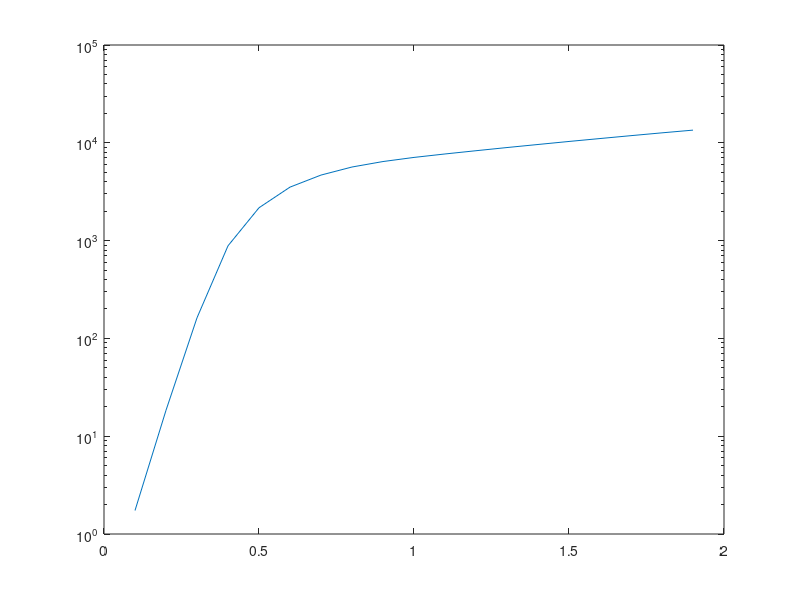

Write MATLAB code to recreate this figure. (Note: this script raises an error after producing the figure.)
function main()
lab8()
lab9()
lab10()
lab11()
lab12()
end
function lab8()
v38 = [520e-6,2.34e-3,10.36e-3,20.26e-3,39.97e-3,49.6e-3];
i45 = [1e-6,10e-6,50e-6,100e-6,.2e-3,.25e-3];
v56 = [88.7e-3,.316,.626,.82,1.05,1.15,1.29];
i37 = [1e-6,10e-6,50e-6,100e-6,200e-6,.25e-3,.35e-3];
L = 3300e-6;
v12 = [.15e-3,.245e-3,.643e-3,1.13e-3,2.12e-3,3.1e-3,3.6e-3];
i12 = [1e-6,10e-6,50e-6,100e-6,.2e-3,.3e-3,.35e-3];
v312 = [212e-3,1.23,2.05,2.46,2.92,3.2,3.4,3.48];
i312 = [1e-6,10e-6,50e-6,100e-6,.2e-3,.3e-3,.4e-3,.45e-3];
v110 = [.948,1.9,2.8,3.35,3.8,5.02,4.48,4.67];
i110 = [1e-6,10e-6,50e-6,100e-6,.2e-3,.3e-3,.4e-3,.45e-3];
rsfit = polyfit(i45,v38,1)
rs = (pi / log(2)) * rsfit(1)
rwfit = polyfit(i37,v56,1)
w = rs * L / rwfit(1)
%r12 = v12 ./ i12
%r312 = v312 ./ i312
%r110 = v110 ./ i110
r12 = polyfit(i12,v12,1)
r312 = polyfit(i312,v312,1)
r110 = polyfit(i110,v110,1)
rAl = r12(1) / 2
rB = r312(1) / 4
rC = (r110(1) - r12(1) - 2 * rB) / 2
%figure
%scatter(i12,v12)
%figure
%scatter(i312,v312)
%figure
%scatter(i110,v110)
%figure
%scatter(i45,v38)
end
function lab9()
sSmall = .3e-3;
sBig = .8e-3;
ivV = linspace(.1,1.9,19);
%subtract off leakage current
smallLeak = -16.5e-9;
bigLeak = -90.5e-9;
currentSmallDiode = [.14e-6,1.64e-6,14.6e-6,79.6e-6,.195e-3,.317e-3,.421e-3,.509e-3,.579e-3,.638e-3,.692e-3,.747e-3,.805e-3,.865e-3,.929e-3,.995e-3,1.065e-3,1.138e-3,1.213e-3];
currentDensitySmall = (currentSmallDiode - smallLeak) ./ (sSmall * sSmall);
jsSmall = polyfit(ivV(1:4),log(currentDensitySmall(1:4)),1)
currentBigDiode = [4.5e-9,1.73e-6,32.12e-6,.1484e-3,.289e-3,.411e-3,.507e-3,.581e-3,.642e-3,.698e-3,.755e-3,.817e-3,.881e-3,.948e-3,1.02e-3,1.095e-3,1.173e-3,1.255e-3,1.340e-3];
currentDensityBig = (currentBigDiode - bigLeak) ./ (sBig * sBig);
jsBig = polyfit(ivV(1:4),log(currentDensityBig(1:4)),1)
figure
jSmall = semilogy(ivV,currentDensitySmall);
jSmall.Marker = 'o';
hold on
%ySmall =  exp(jsSmall(1) .* ivV(1:4) + jsSmall(2));
idealSmall = semilogy(ivV(1:5),logPlot(ivV(1:5),jsSmall(1),jsSmall(2)));
hold off
figure
jBig = semilogy(ivV,currentDensityBig);
jBig.Marker = 'o';
hold on
%yBig =  exp(jsBig(1) .* ivV(1:4) + jsBig(2));
idealBig = semilogy(ivV(1:5),logPlot(ivV(1:5),jsBig(1),jsBig(2)));
hold off
cvV = linspace(-20,-2,10);
cSmallDiode1k = 10 ^ -12 .* [8.15058,8.27375,8.64152,9.09706,9.78703,12.1729,16.0637,17.7857,22.0533,33.7795];
cBigDiode1k = 10 ^ -12 .* [8.41612,16.6969,20.9739,20.9626,19.9782,20.9313,23.2835,27.8592,38.5609,72.7088];
cSmallDiode100k = 10 ^ -12 .* [7.7757,8.1448,8.62668,9.20643,9.93123,10.6531,11.6322,13.7460,19.1400,32.4739];
cBigDiode100k = 10 ^ -12 .* [14.5985,15.953,16.6940,17.7655,17.4618,20.4370,23.0042,27.4131,37.4822,69.1313];
sSD1k = plot1c2(cvV,cSmallDiode1k)
sSD100k = plot1c2(cvV,cSmallDiode100k)
sBD1k = plot1c2(cvV,cBigDiode1k)
sBD100k = plot1c2(cvV,cBigDiode100k)
ndS1k = ndify(sSmall,sSD1k(1))
ndS100k = ndify(sSmall,sSD100k(1))
ndB1k = ndify(sBig,sBD1k(1))
ndB100k = ndify(sBig,sBD100k(1))
vBiS1k = findVbi(ndS1k,sSD1k(2),sSmall)
vBiS100k = findVbi(ndS100k,sSD100k(2),sSmall)
vBiB1k = findVbi(ndB1k,sBD1k(2),sBig)
vBiB100k = findVbi(ndB100k,sBD100k(2),sBig)
nd = 1e15;
nSmall = findN(jsSmall(1))
nBig = findN(jsBig(1))
lpSmall = lp(exp(jsSmall(2)),nd)
lpBig = lp(exp(jsBig(2)),nd)
tsS = 1.48e-9;
tsB = 1.88e-9;
vFS = 3.8;
vRS = 4.7;
vFB = 3.14;
vRB = 3.18;
tpS = findtp(tsS,vFS,vRS)
tpB = findtp(tsB,vFB,vRB)
lpTS = lpTrans(tpS)
lpTB = lpTrans(tpB)
end
function y = findtp(ts,vF,vR)
y = ts * log(1 + (vF / vR));
end
function y = lpTrans(tp)
dp = 10;
y = sqrt(dp * tp);
end
function y = ndify(s,cs)
q = 1.6021766208e-19;
eSi = 11.68 * 8.854187817e-12;
y = -1 / ( .5 * q * cs * eSi * ((s ^ 2) ^ 2));
end
function y = findVbi(nd,ci,s)
q = 1.6021766208e-19;
eSi = 11.68 * 8.854187817e-12;
y = ci * .5 * q * nd * eSi * ((s ^ 2) ^ 2);
end
function y = findN(jsExp)
y = 1 / (jsExp * .026);
end
function y = plot1c2(v,c)
figure
c2 = 1 ./ (c .^ 2);
p = plot(v,c2);
p.Marker = 'o';
y = polyfit(v,c2,1);
end
function y = logPlot(x,m,b)
y =  exp(m * x + b);
end
function y = lp(js,nd)
dp = 10;
ni2 = 1.5e10 ^ 2;
q = 1.6021766208e-19;
%nd = 5;
y = q * dp * ni2 / (js * nd);
end
function lab10()
sSmall = .5e-3;
sBig = 1e-3;
v = linspace(-5,4,10);
tox = [];
cox = [];
cinv = [];
coxp = [];
cinvp = [];
% gS1k;gS100k;fS1k;fS100k;gB1k;gB100k;fB1k;fB100k;
c = 10 ^ -12 .* [117.0518,116.4584,111.7531,105.6328,97.9698,107.7867,113.1229,115.9079,117.1398,118.4676;21.2072,21.6059,22.4896,24.8516,51.7554,92.2331,103.8094,114.3687,116.3698,117.4887;37.4086,35.72,32.1565,34.1872,34.6668,38.8543,39.0118,38.0741,37.3332,35.4458;12.1916,12.3088,14.1208,25.5074,36.2222,35.5443,38.5405,36.4878,36.6084,36.9453;379.588,378.823,374.628,333.156,294.552,321.225,370.822,376.739,380.838,381.159;47.3857,46.613,47.0898,60.7291,171.665,296.839,366.402,372.109,374.471,377.681;140.615,137.728,122.44,118.641,129.393,135.881,138.824,141.059,140.4,141.55;42.4329,40.3633,56.339,97.49,127.92,138.32,139.018,138.584,140.225,141.529];
for i = 1:4
    tox = [tox;toxify(sSmall,c(i,10))];
    coxp = [coxp;c(i,10) / (sSmall ^ 2)];
    cox = [cox;c(i,10)];
    if(mod(i,2) == 0)
%        cinv = [cinv;c(i,1) / (sSmall ^ 2)];
%        cinv = [cinv;c(i,1) / (sSmall ^ 2)];
        cinv = [cinv;c(i,1)];
        cinv = [cinv;c(i,1)];
    end
end
for i = 5:8
    tox = [tox;toxify(sBig,c(i,10))];
    coxp = [coxp;c(i,10) / (sBig ^ 2)];
    cox = [cox;c(i,10)];
    if(mod(i,2) == 0)
%        cinv = [cinv;c(i,1) / (sBig ^ 2)];
%        cinv = [cinv;c(i,1) / (sBig ^ 2)];
        cinv = [cinv;c(i,1)];
        cinv = [cinv;c(i,1)];
    end
end
display(tox)
display(cox)
display(cinv)
nD = 10 ^ 16 .* 10 ^ 6 .* ones(8,1);
nDOld = ones(8,1);
phiOld = ones(8,1);
phi = phiOld;
cdep = 1 ./ ((1 ./ cinv) - (1 ./ cox))
index = 0;
while ~isequal(nDOld,nD) || ~isequal(phiOld,phi)
    nDOld = nD;
    phiOld = phi;
    phi = abs(calcPhi(nDOld));
    nD = abs(calcND(phi,cdep));
    index = index + 1;
    if index > 10000
        break
    end
end
%display(nD - nDOld)
display(nD)
%display(phi - phiOld)
display(phi)
for index = 0:3
    plotCV(v,c,1 + 2 * index)
end
cdepFB = calcCDep(nD)
cFBp = coxp .* cdepFB ./ (coxp + cdepFB)
cFB = [];
for index = 1:4
    cFB = [cFB;undop(sSmall,cFBp(index,:))];
end
for index = 5:8
    cFB = [cFB;undop(sBig,cFBp(index,:))];
end
display(cFB)
end
function y = undop(s,cp)
y = (s ^ 2) .* cp;
end
function y = calcCDep(nD)
q = 1.6021766208e-19;
eox = 3.9;
e0 = 8.854187817e-12;
eSi = eox * e0;
k = 1.38064852e-23;
T = 300;
y = sqrt(nD .* (q ^ 2 * eSi / (k * T)));
end
function plotCV(v,c,index)
figure
plot(v,c(index,:),'o-');
hold on
plot(v,c(index + 1,:),'o-')
hold off
end
function y = calcND(phi,cDep)
q = 1.6021766208e-19;
eox = 3.9;
e0 = 8.854187817e-12;
eSi = eox * e0;
y = phi .* 4 .* cDep .^ 2 ./ (q .* eSi);
end
function y = calcPhi(nD)
kTq = .02586;
ni = 1.5e10 * 10 ^ 6;
y = (2 .* kTq) .* log(nD ./ ni);
end
function y = toxify(s,cAcc)
a = s ^ 2;
eOx = 3.9 * 8.854187817e-12;
y = eOx * a ./ cAcc;
end
function lab11()
iD2fit = [];
vDS = -16;
vGS = linspace(-1,-5,5);
l = 10 ^ -6 .* [25;50;100;200];
iD = 10 ^ -6 .* [-1.9082,-3.7656,-273,-862,-1912;-3.341,-59.568,-279.9,-729.02,-1131.6;-2.7278,-24.327,-155.63,-322.50,-543.8;-1.6367,-11.342,-60.998,-180.96,-286.79];
for i = 1:4
    iD2fit = [iD2fit;plotiD2(vGS,iD(i,:))];
end
vT = iD2fit(:,2) ./ iD2fit(:,1)
iD1 = 1 ./ iD;
lRealfit = [];
dL = [];
figure
hold on
for i = 1:length(iD1)
    p = plot(l(:,1),iD1(:,i));
    p.Marker = 'o';
    lRealfit = [lRealfit;polyfit(l(:,1),iD1(:,i),1)];
    plot(l(:,1),lRealfit(i,1) .* l(:,1) + lRealfit(i,2));
    dL = [dL;lRealfit(i,2) ./ lRealfit(i,1)];
end
hold off
display(lRealfit)
display(dL)
meanDL = mean(dL)
standardDevDL = std(dL)
lReal = l - meanDL
eO = 8.854187817e-12;
eSi = 3.9;
tOx = .68e-6
cOx = eO * eSi / tOx;
w = 1000e-6;
upSi = 1500;
up = 10 ^ 4 .* (iD2fit(:,1) .^ 2) .* 2 .* l ./ (cOx .* w)
meanup = mean(up)
upPercent = 100 - (100 * meanup / upSi)
end
function y = plotiD2(v,iD)
figure
iD2 = sqrt(abs(iD));
p = plot(v,iD2);
p.Marker = 'o';
y = polyfit(v,iD2,1);
hold on
plot(v,y(1) .* v + y(2));
hold off
end
function lab12()
rs = 15;
r = 100e3;
s = 25e-6;
rtLength = r * s / rs
invNum = 10 ^ 6;
aInvNum = rtLength * s * invNum
v = 10;
up = .15;
power = v ^ 2 / r * invNum
vsup = linspace(-11,-15,5);
lS = 10 ^ -6 .* [25;50;100;200];
wS = 10 ^ -6 .* [125;250;500;1000];
lL = 10 ^ -6 .* [125;250;500;1000];
wL = 10 ^ -6 .* [25;50;100;200];
current = -10 ^ -3 .* [.2248,.3547,.4206,.5301,.6803;.1491,.23743,.2669,.3494,.3954;.2055,.2665,.3101,.3768,.4299;.2248,.2743,.3149,.3442,.4146];
period = 10 ^ -6 .* [9.92,8.60,7.78,6.47,4.11;26.67,20.48,17.77,13.66,10.58;44.65,39.13,36.25,31.71,27.50;111.05,92.89,82.30,79.98,69.17];
frequency = 1 ./ period
freqTheory = up .* abs(vsup) ./ (350 .* lS .^ 2)
propDelay = period ./ 10
ringPower = 5 .* vsup .* current
%delayVPowerfit = [];
figure
for i = 1:4
    loglog(ringPower(i,:),propDelay(i,:),'o-');
 %   delayVPowerfit = [delayVPowerfit;]
    loglog(ringPower(i,:),i .* 10 ^ -6 .* exp(-1 .* ringPower(i,:)))
    hold on
end
hold off
end